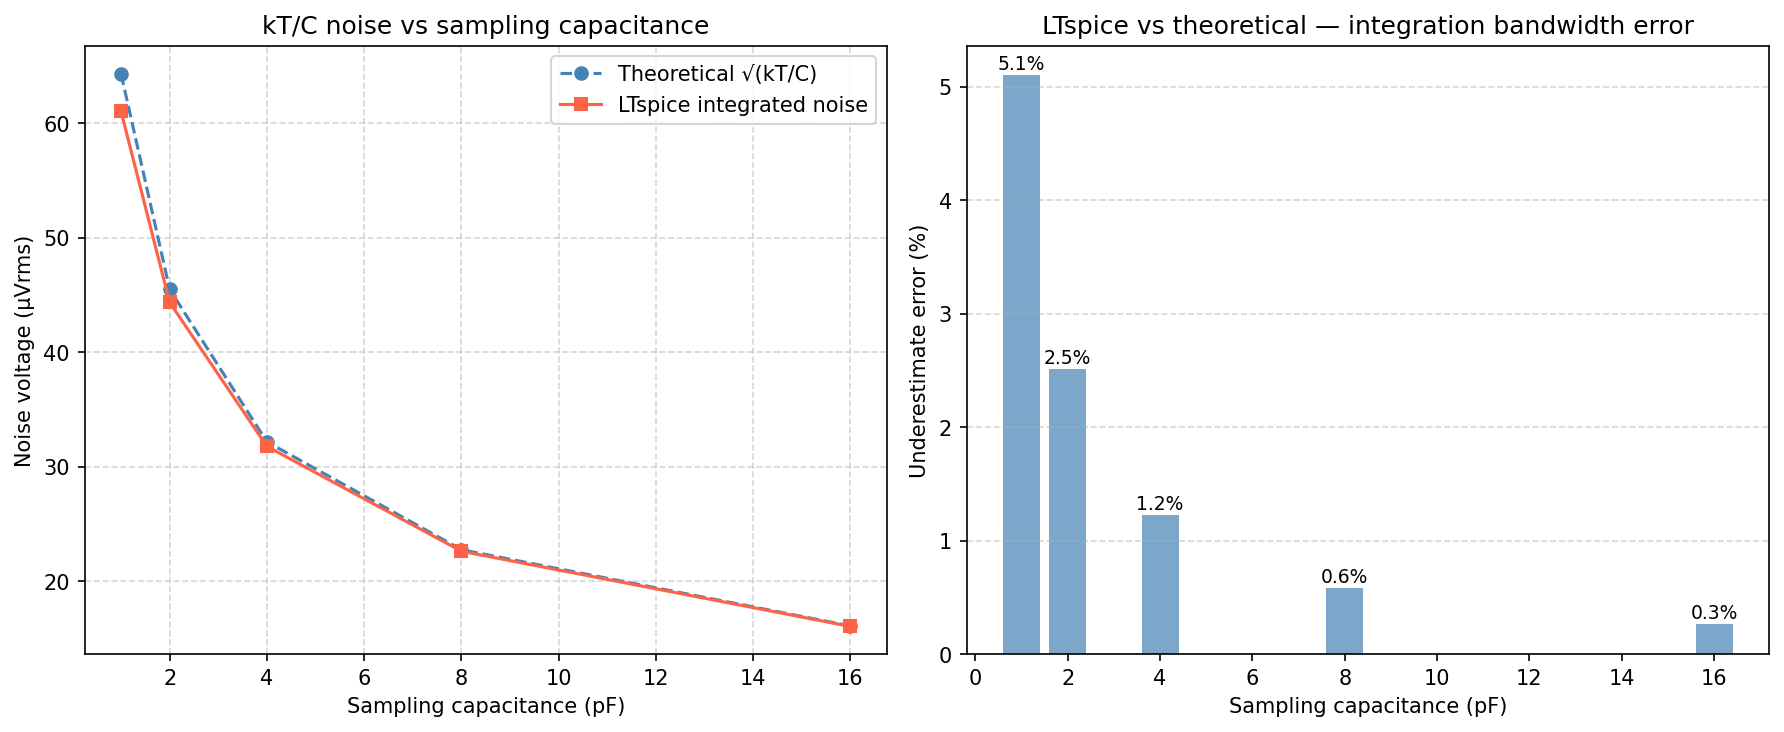

Here is the Python script that generated this plot:
import numpy as np
import matplotlib.pyplot as plt

# ── Data ──────────────────────────────────────────────────────────────────────
# Capacitor values in Farads
C = np.array([1e-12, 2e-12, 4e-12, 8e-12, 16e-12])

# LTspice integrated noise results (Vrms)
ltspice = np.array([61.059e-6, 44.356e-6, 31.778e-6, 22.616e-6, 16.043e-6])

# Theoretical kT/C noise floor
# k = Boltzmann constant, T = 300K (27°C, matching LTspice default tnom=27)
k = 1.38e-23
T = 300
theoretical = np.sqrt(k * T / C)  # Vrms

# ── Plot ──────────────────────────────────────────────────────────────────────
fig, axes = plt.subplots(1, 2, figsize=(12, 5))

# --- Left plot: noise vs capacitance (linear scale) --------------------------
ax = axes[0]
ax.plot(C * 1e12, theoretical * 1e6,
        'o--', color='steelblue', label='Theoretical √(kT/C)', linewidth=1.5)
ax.plot(C * 1e12, ltspice * 1e6,
        's-', color='tomato', label='LTspice integrated noise', linewidth=1.5)
ax.set_xlabel('Sampling capacitance (pF)')
ax.set_ylabel('Noise voltage (µVrms)')
ax.set_title('kT/C noise vs sampling capacitance')
ax.legend()
ax.grid(True, linestyle='--', alpha=0.5)

# --- Right plot: error vs capacitance ----------------------------------------
ax2 = axes[1]
error_pct = (theoretical - ltspice) / theoretical * 100
ax2.bar(C * 1e12, error_pct, color='steelblue', alpha=0.7, width=0.8)
ax2.set_xlabel('Sampling capacitance (pF)')
ax2.set_ylabel('Underestimate error (%)')
ax2.set_title('LTspice vs theoretical — integration bandwidth error')
ax2.grid(True, linestyle='--', alpha=0.5, axis='y')

# Annotate each bar with its value
for ci, ei in zip(C * 1e12, error_pct):
    ax2.text(ci, ei + 0.05, f'{ei:.1f}%', ha='center', fontsize=9)

plt.tight_layout()
plt.savefig('ktc_noise_validation.png', dpi=150, bbox_inches='tight')
plt.show()

print("Capacitance sweep results:")
print(f"{'C (pF)':<10} {'Theoretical (µV)':<20} {'LTspice (µV)':<18} {'Error (%)'}")
print("-" * 60)
for c, th, lt in zip(C * 1e12, theoretical * 1e6, ltspice * 1e6):
    err = (th - lt) / th * 100
    print(f"{c:<10.0f} {th:<20.3f} {lt:<18.3f} {err:.1f}%")
